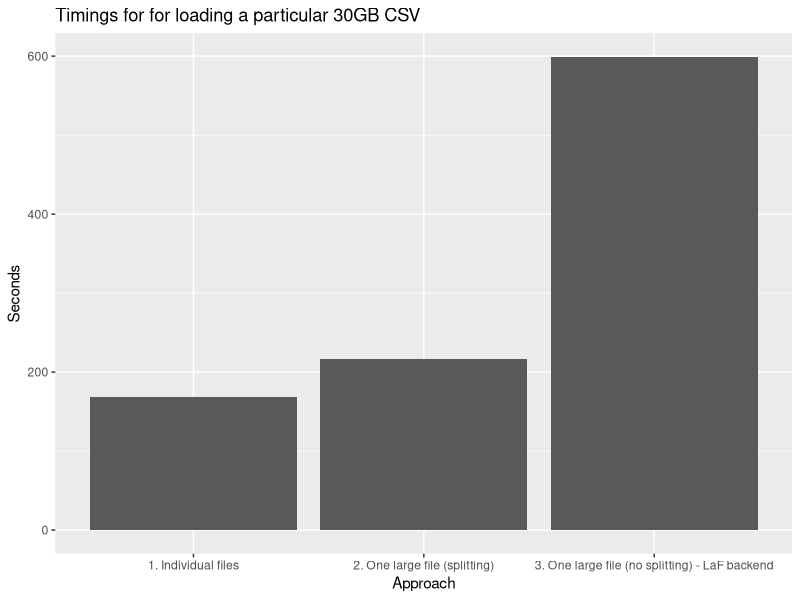
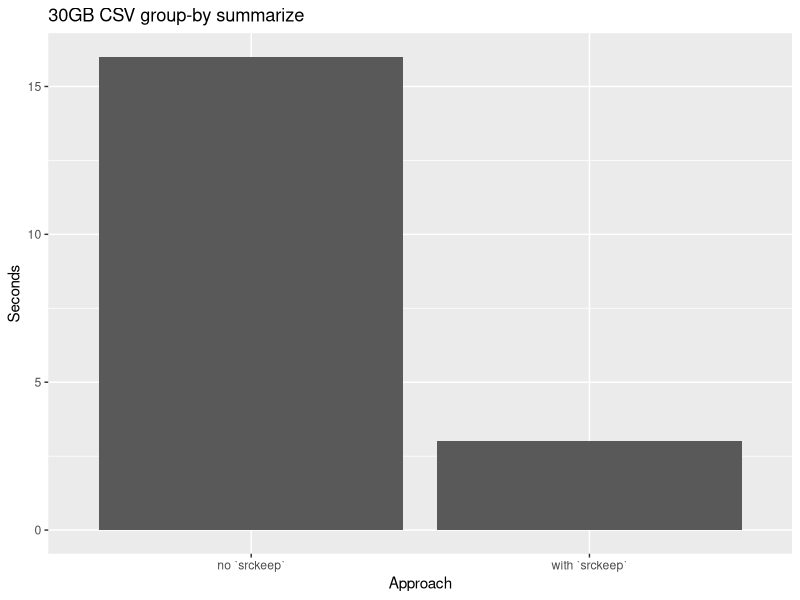

Here is the R script that generated these plots, in order:
## ---- chunk 1
knitr::opts_chunk$set(
  collapse = TRUE,
  comment = "#>"
)
## ---- chunk 2
library(ggplot2)
ggplot(data.frame(
  Approach = c(
    "1. Individual files",
    "2. One large file (splitting)",
    "3. One large file (no splitting) - LaF backend"),
  `Timing (seconds)` = c(
    168,
    216.42,
    599.08
  )
)) + 
  geom_bar(aes(x = Approach, weight = `Timing..seconds.`)) +
  ggtitle("Timings for for loading a particular 30GB CSV") + 
  ylab("Seconds")
## ---- chunk 3
library(ggplot2)
data1 = data.frame(Approach = c("with `srckeep`", "no `srckeep`"), Timing = c(3, 16))
ggplot2::ggplot(data1) + 
  geom_bar(aes(x = Approach, weight = Timing)) + 
  ggtitle("30GB CSV group-by summarize") +
  ylab("Seconds")
